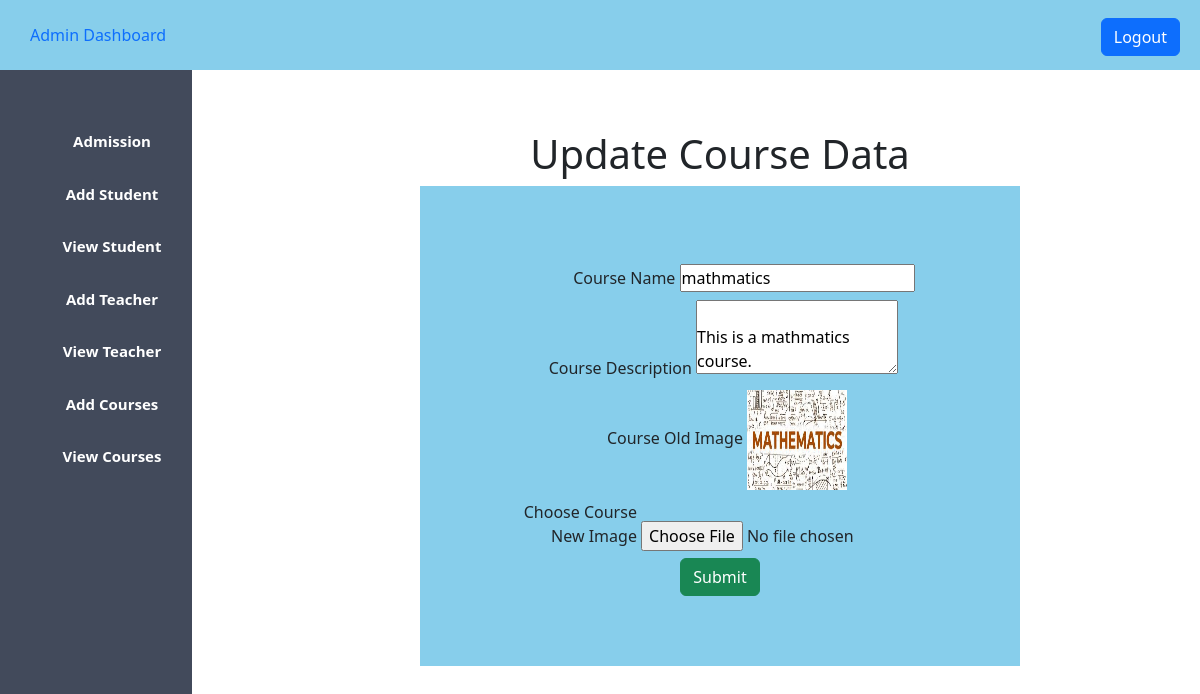
Screenshot of /admin_update_course.php?course_id=1 (signed in) with the database file from the repository.
### tables this page shows
CREATE TABLE `course` (
  `id` int(22) NOT NULL,
  `name` varchar(255) NOT NULL,
  `course_description` varchar(255) NOT NULL,
  `image` varchar(255) NOT NULL
);

### admin_update_course.php (the view, shortened to what this page needs)
<?php
$host="localhost";
$user="root";
$password="";
$db="schoolproject";
$data=mysqli_connect($host,$user,$password,$db);
if($_GET['course_id'])
{
    $c_id=$_GET['course_id'];
    $sql="SELECT * FROM course WHERE id='$c_id'";
    $result=mysqli_query($data,$sql);
    $info=$result->fetch_assoc();
}
?>
<!DOCTYPE html>
<html lang="en">
<head>
    <?php
    include 'admin_css.php';
    ?>
</head>
<body>
    <?php
    include 'admin_sidebar.php';
    ?>
    <div class="content">
        <center>
            <h1>Update Course Data</h1>
            <form action="#" method="POST" class="form_deg" enctype="multipart/form-data">
                <div>
                    <label>Course Name</label>
                    <input type="text" name="name" value="<?php echo "{$info['name']}" ?>">
                </div>
                <div>
                    <label>Course Description</label>
                    <textarea name="course_description" rows="3">
                        <?php echo "{$info['course_description']}" ?>
                    </textarea>
                </div>
                <div>
                    <label>Course Old Image</label>
                    <img src="<?php echo "{$info['image']}" ?>" alt="" width="100px" height="100px">
                </div>
                <div>
                    <label>Choose Course New Image</label>
                    <input type="file" name="image">
                </div>
                <div>
                    <input type="submit" name="update_course" class="btn btn-success">
                </div>
            </form>
        </center>
    </div>
</body>
</html>

### admin.css (style rules this page uses)
* { margin: 0; padding: 0; }
.content { margin-top: 5%; margin-left: 20%; }

### admin_update_course.php (style rules this page uses)
label { display: inline-block; width: 150px; text-align: right; padding-top: 10px; padding-bottom: 10px; }
.form_deg { background-color: skyblue; width: 600px; padding-top: 70px; padding-bottom: 70px; }

### rows the page displays
course: name "mathmatics", course_description "This is a mathmatics course.", image (picture)
